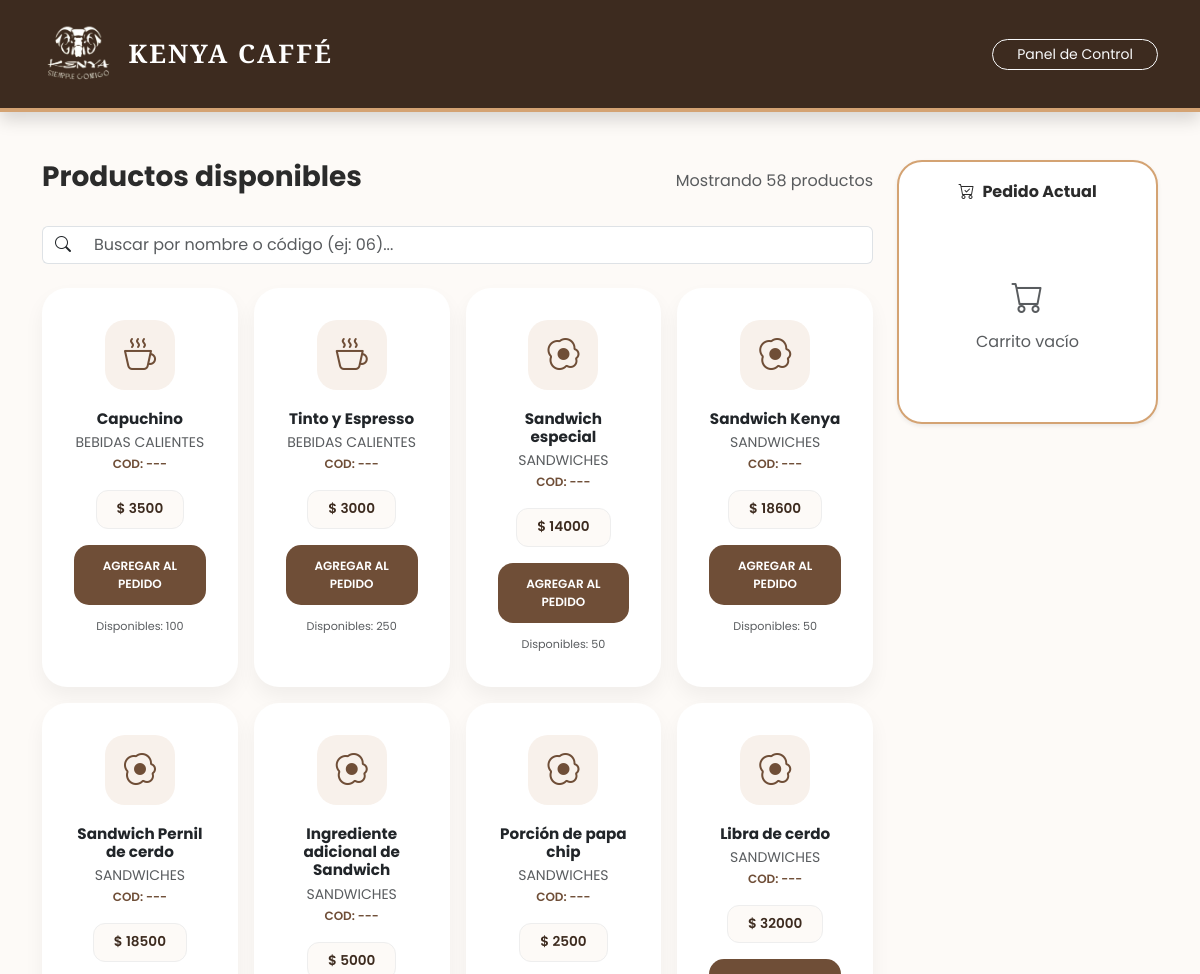
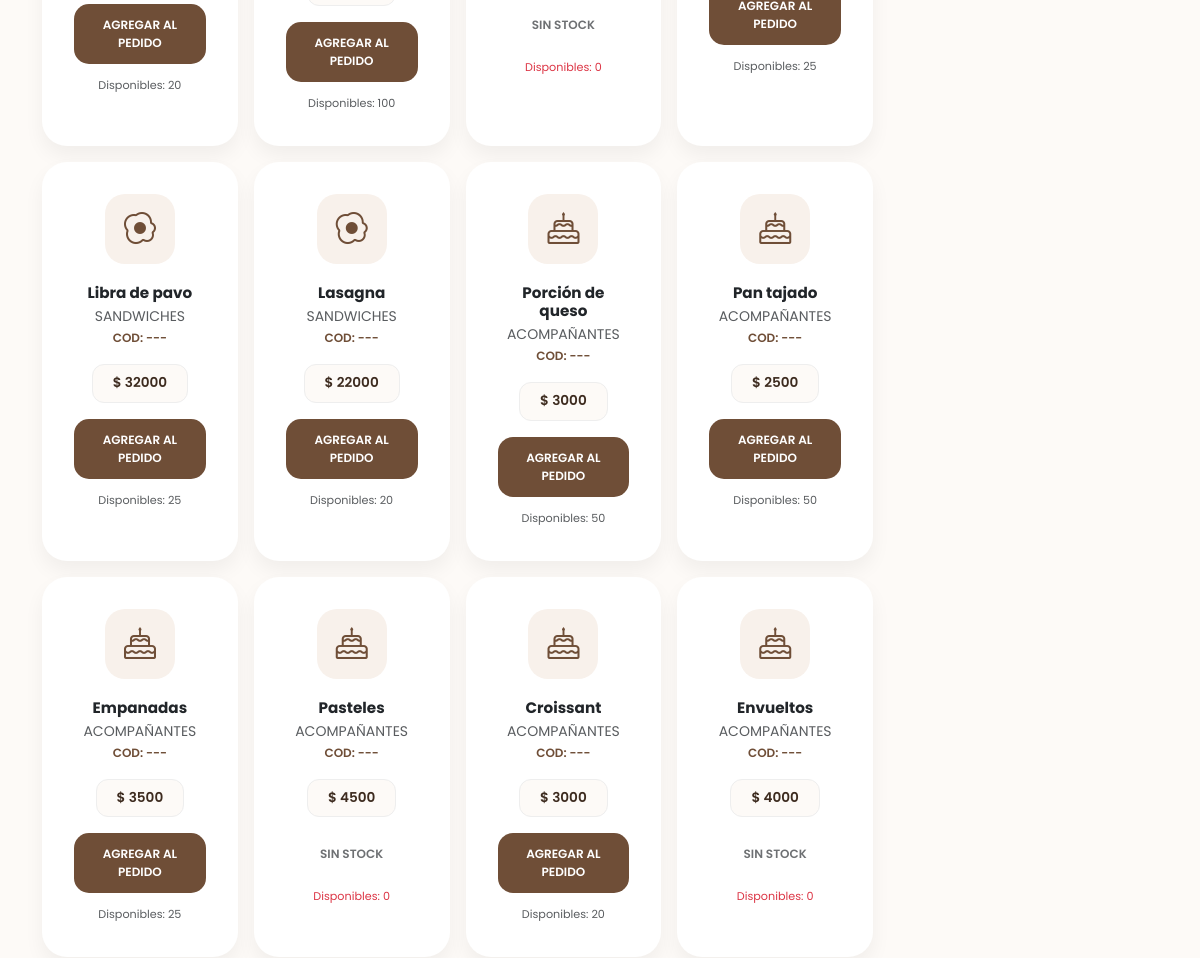
The app's page / (upper part), older data (2 pictures, top to bottom).
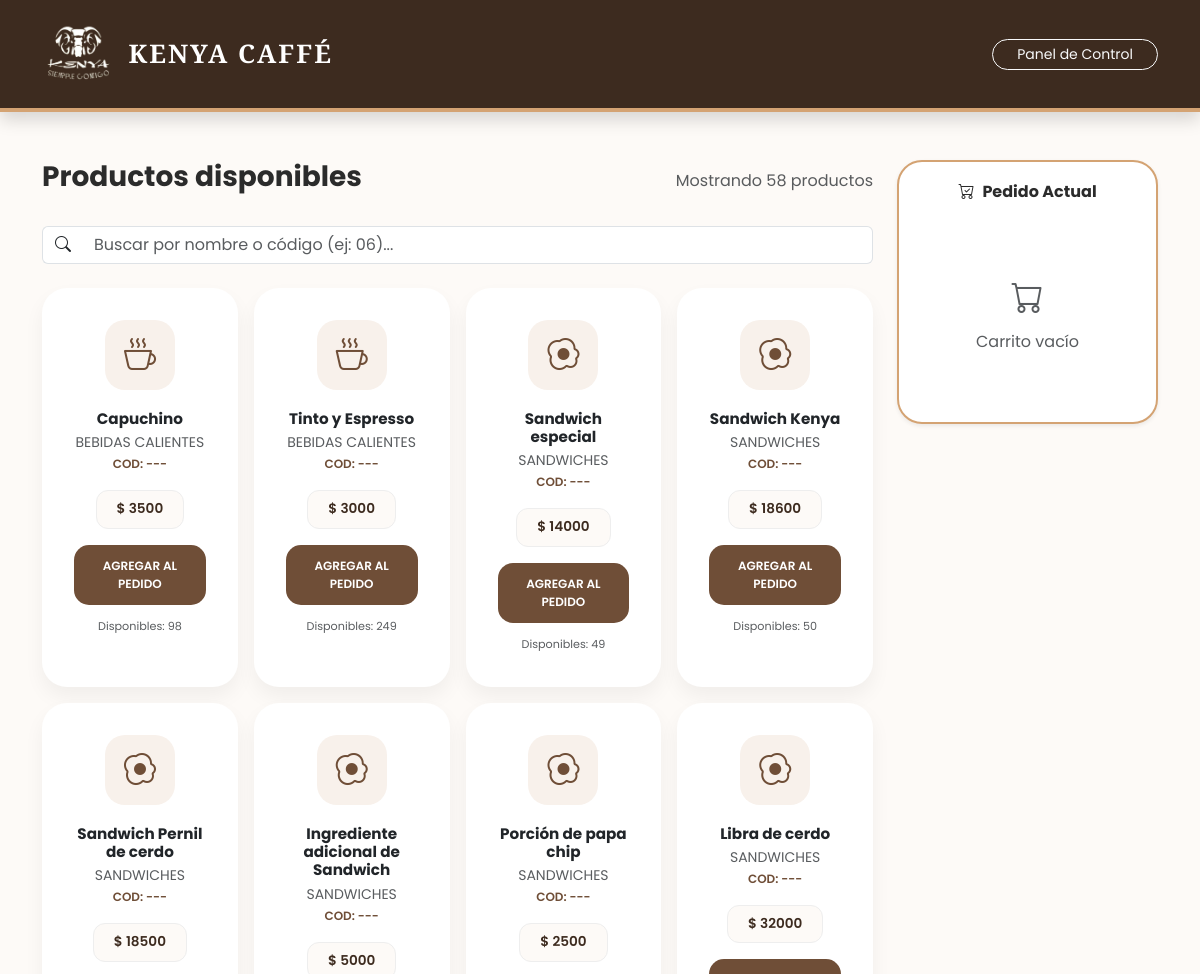
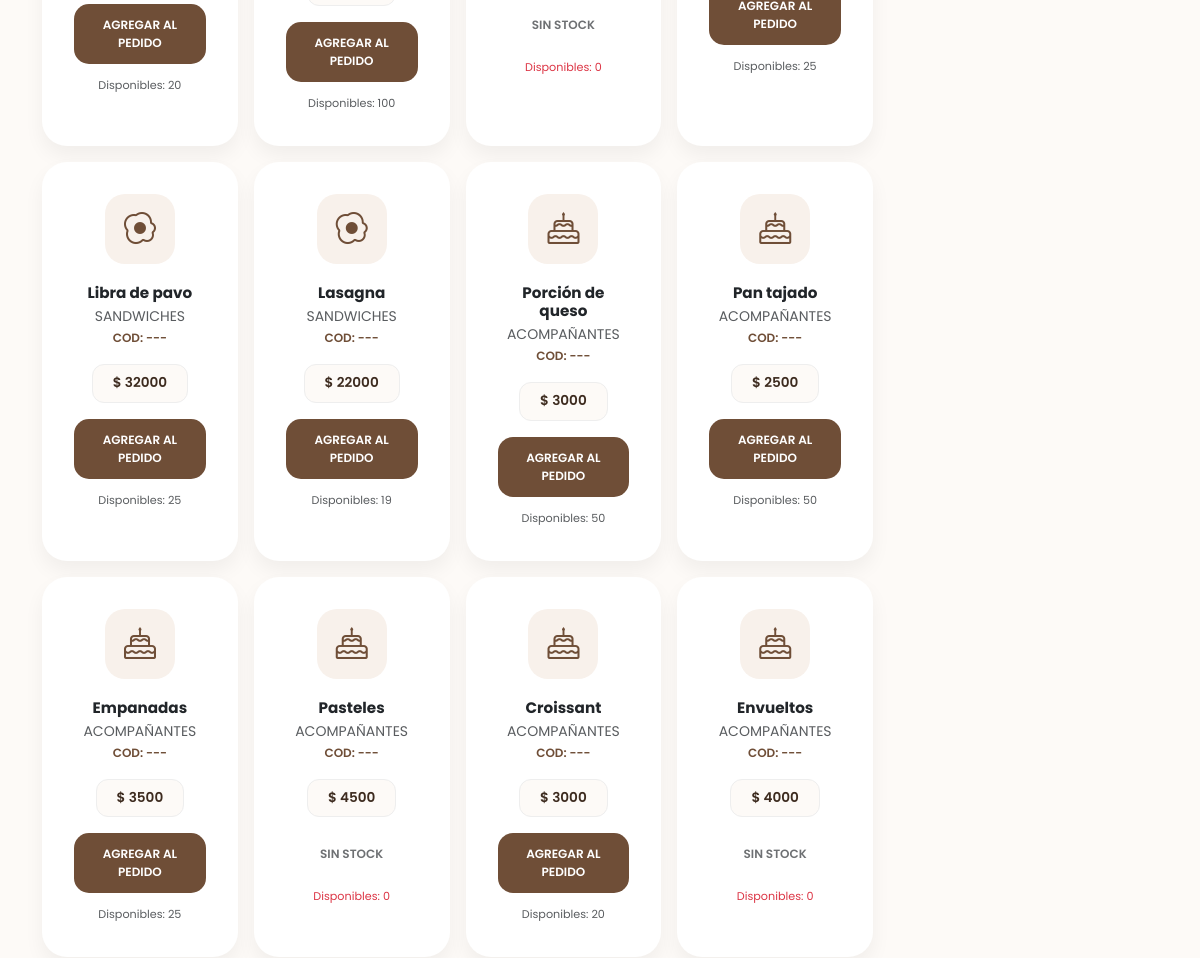
The same page, newer data (2 pictures, top to bottom).
### gestion/models.py (models this page shows, shortened)
class Producto(models.Model):
    codigo = models.CharField(
        max_length=20,
        unique=True,
        verbose_name="Código/SKU",
        null=True,
        blank=True
    )
    nombre = models.CharField(max_length=100)
    precio = models.DecimalField(max_digits=10, decimal_places=2)
    stock = models.IntegerField(default=0)
    categoria = models.ForeignKey(Categoria, on_delete=models.CASCADE)
    disponible = models.BooleanField(default=True)

class Categoria(models.Model):
    nombre = models.CharField(max_length=100, unique=True)
    class Meta:
        verbose_name_plural = "Categorías"

### gestion/views.py (the view, shortened to what this page needs)
# urls.py: path('', views.panel_ventas, name='index'),
def panel_ventas(request):
    productos = Producto.objects.filter(disponible=True)
    ultimas_ventas = Venta.objects.all().order_by('-fecha')[:5]
    return render(request, 'gestion/index.html', {
        'productos': productos,
        'ultimas_ventas': ultimas_ventas
    })

### gestion/templates/gestion/index.html (shortened to what this page needs)
{% load static %}
<!DOCTYPE html>
<html lang="es">
<head>
    <link href="https://cdn.jsdelivr.net/npm/bootstrap@5.3.0/dist/css/bootstrap.min.css" rel="stylesheet">
    <link rel="stylesheet" href="https://cdn.jsdelivr.net/npm/bootstrap-icons@1.11.1/font/bootstrap-icons.css">
</head>
<body>
<nav class="navbar navbar-dark mb-5 shadow">
    <div class="container">
        <a class="navbar-brand d-flex align-items-center" href="#">
            <img src="{% static 'img/logokenya.png' %}" alt="Logo Kenya Café" style="height: 60px; width: auto; margin-right: 12px;">
            <span style="font-family: 'Playfair Display', serif; font-weight: bold;">KENYA CAFFÉ</span>
        </a>
        <div class="d-flex align-items-center">
            <a href="/admin" class="btn btn-outline-light btn-sm rounded-pill px-4">Panel de Control</a>
        </div>
    </div>
</nav>
<div class="container pb-5">
    <div class="row g-4">
        <div class="col-lg-9">
            <div class="d-flex justify-content-between align-items-center mb-4">
                <h3 class="fw-bold">Productos disponibles</h3>
                <span class="text-muted">Mostrando {{ productos.count }} productos</span>
            </div>
            <div class="mb-4">
                <div class="input-group">
                <span class="input-group-text bg-white border-end-0 rounded-pill-start">
                <i class="bi bi-search"></i>
                </span>
                <input type="text" id="buscador" class="form-control border-start-0 rounded-pill-end"
               placeholder="Buscar por nombre o código (ej: 06)...">
                </div>
            </div>
            <div class="row g-3">
                {% for p in productos %}
                <div class="col-md-6 col-lg-4 col-xl-3">
                    <div class="card h-100 card-producto p-3 text-center">
                        <div class="card-body">
                            <div class="icon-box">
                                {% if p.categoria.nombre == 'Bebidas calientes' %}<i class="bi bi-cup-hot"></i>
                                {% elif p.categoria.nombre == 'Bebidas frias' %}<i class="bi bi-cup-straw"></i>
                                {% elif p.categoria.nombre == 'Sandwiches' %}<i class="bi bi-egg-fried"></i>
                                {% elif p.categoria.nombre == 'Vinos' %}<i class="bi bi-glass-hr"></i>
                                {% elif p.categoria.nombre == 'Licores' %}<i class="bi bi-wine"></i>
                                {% elif p.categoria.nombre == 'Acompañantes' %}<i class="bi bi-cake"></i>
                                {% else %}<i class="bi bi-bag-heart"></i>{% endif %}
                            </div>
                            <h5 class="fw-bold mb-1 nombre-producto" style="font-size: 0.95rem;">{{ p.nombre }}</h5>
                                <p class="text-muted small mb-3 text-uppercase">
                                {{ p.categoria.nombre }}
                            <br>
                            <span class="codigo-valor" style="color: var(--cafe-claro); font-weight: 600; font-size: 0.75rem;">
                            Cod: {{ p.codigo|default:"---" }}
                            </span>
                            </p>
                            <div class="mb-3">
                                <span class="price-badge" style="font-size: 0.85rem;">$ {{ p.precio|floatformat:0 }}</span>
                            </div>
                            <button type="button" class="btn btn-vender w-100 btn-agregar-carrito"
                                    data-id="{{ p.id }}" data-nombre="{{ p.nombre }}" data-precio="{{ p.precio }}"
                                    {% if p.stock <= 0 %}disabled{% endif %} style="font-size: 0.75rem;">
                                {% if p.stock > 0 %}AGREGAR AL PEDIDO{% else %}SIN STOCK{% endif %}
                            </button>
                            <div class="mt-2">
                                <small style="font-size: 0.7rem;" class="{% if p.stock < 5 %}text-danger{% else %}text-muted{% endif %}">
                                    Disponibles: {{ p.stock }}
                                </small>
                            </div>
                        </div>
                    </div>
                </div>
                {% endfor %}
            </div>
        </div>
        <div class="col-lg-3">
            <div class="sidebar-historial shadow-sm">
                <h6 class="fw-bold mb-4 text-center"><i class="bi bi-cart-check me-2"></i>Pedido Actual</h6>
                <div id="carritoLateral">
                    <div class="text-center py-5 text-muted">
                        <i class="bi bi-cart d-block mb-2 fs-2"></i> Carrito vacío
                    </div>
                </div>
            </div>
        </div>
    </div>
</div>
</body>
</html>

### gestion/templates/gestion/index.html (style rules this page uses)
:root { --cafe-premium: #3d2b1f; --cafe-claro: #6f4e37; --dorado: #d4a373; --crema-fondo: #fdfaf7; }
body { font-family: 'Poppins', sans-serif; background-color: var(--crema-fondo); color: #2b2b2b; }
.navbar { background: var(--cafe-premium); border-bottom: 4px solid var(--dorado); padding: 1.2rem; }
.navbar-brand { font-family: 'Playfair Display', serif; letter-spacing: 2px; font-size: 1.6rem; }
.card-producto { border: none; border-radius: 25px; background: #ffffff; transition: all 0.4s ease; box-shadow: 0 10px 20px rgba(0,0,0,0.05); }
.icon-box { background: #f8f1eb; width: 70px; height: 70px; border-radius: 20px; display: flex; align-items: center; justify-content: center; margin: 0 auto 20px; color: var(--cafe-claro); font-size: 2rem; }
.price-badge { background: var(--crema-fondo); color: var(--cafe-premium); font-weight: 600; padding: 8px 20px; border-radius: 12px; border: 1px solid #eee; display: inline-block; }
.btn-vender { background: var(--cafe-claro); color: white; border-radius: 15px; font-weight: 600; padding: 12px; border: none; transition: 0.3s; }
.sidebar-historial { background: white; border-radius: 25px; padding: 20px; border: 2px solid var(--dorado); position: sticky; top: 20px; box-shadow: 0 10px 30px rgba(0,0,0,0.05); max-height: 85vh; overflow-y: auto; }

Row changes from the older to the newer data that the page shows:
changed Producto "Capuchino": stock "100" → "98"
changed Producto "Tinto y Espresso": stock "250" → "249"
changed Producto "Sandwich especial": stock "50" → "49"
changed Producto "Lasagna": stock "20" → "19"
